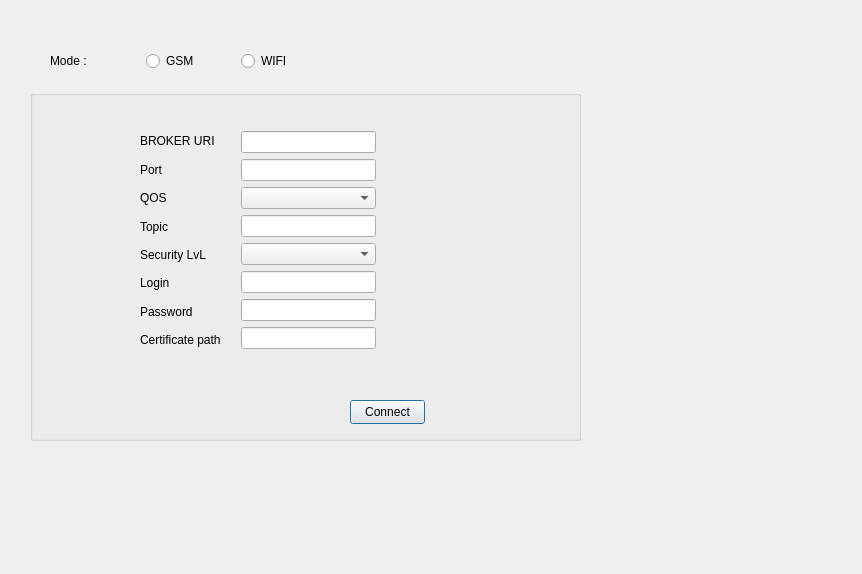
<?xml version="1.0" encoding="UTF-8"?>
<ui version="4.0">
 <class>DialogT</class>
 <widget class="QDialog" name="DialogT">
  <property name="geometry">
   <rect>
    <x>0</x>
    <y>0</y>
    <width>862</width>
    <height>574</height>
   </rect>
  </property>
  <property name="windowTitle">
   <string>Dialog</string>
  </property>
  <widget class="QGroupBox" name="groupBox">
   <property name="geometry">
    <rect>
     <x>30</x>
     <y>90</y>
     <width>551</width>
     <height>351</height>
    </rect>
   </property>
   <property name="title">
    <string/>
   </property>
   <widget class="QPushButton" name="Connection">
    <property name="enabled">
     <bool>true</bool>
    </property>
    <property name="geometry">
     <rect>
      <x>320</x>
      <y>310</y>
      <width>75</width>
      <height>24</height>
     </rect>
    </property>
    <property name="sizePolicy">
     <sizepolicy hsizetype="Minimum" vsizetype="Minimum">
      <horstretch>0</horstretch>
      <verstretch>0</verstretch>
     </sizepolicy>
    </property>
    <property name="text">
     <string>Connect</string>
    </property>
   </widget>
   <widget class="QWidget" name="layoutWidget">
    <property name="geometry">
     <rect>
      <x>110</x>
      <y>40</y>
      <width>83</width>
      <height>221</height>
     </rect>
    </property>
    <layout class="QVBoxLayout" name="verticalLayout">
     <item>
      <widget class="QLabel" name="label">
       <property name="text">
        <string>BROKER URI</string>
       </property>
      </widget>
     </item>
     <item>
      <widget class="QLabel" name="label_2">
       <property name="text">
        <string>Port</string>
       </property>
      </widget>
     </item>
     <item>
      <widget class="QLabel" name="label_3">
       <property name="text">
        <string>QOS</string>
       </property>
      </widget>
     </item>
     <item>
      <widget class="QLabel" name="label_4">
       <property name="text">
        <string>Topic</string>
       </property>
      </widget>
     </item>
     <item>
      <widget class="QLabel" name="label_5">
       <property name="text">
        <string>Security LvL</string>
       </property>
      </widget>
     </item>
     <item>
      <widget class="QLabel" name="label_6">
       <property name="text">
        <string>Login</string>
       </property>
      </widget>
     </item>
     <item>
      <widget class="QLabel" name="label_7">
       <property name="text">
        <string>Password</string>
       </property>
      </widget>
     </item>
     <item>
      <widget class="QLabel" name="label_8">
       <property name="text">
        <string>Certificate path</string>
       </property>
      </widget>
     </item>
    </layout>
   </widget>
   <widget class="QWidget" name="layoutWidget">
    <property name="geometry">
     <rect>
      <x>211</x>
      <y>41</y>
      <width>135</width>
      <height>220</height>
     </rect>
    </property>
    <layout class="QVBoxLayout" name="verticalLayout_2">
     <item>
      <widget class="QLineEdit" name="lineEdit_2"/>
     </item>
     <item>
      <widget class="QLineEdit" name="lineEdit_3"/>
     </item>
     <item>
      <widget class="QComboBox" name="comboBoxQOS"/>
     </item>
     <item>
      <widget class="QLineEdit" name="lineEdit_5"/>
     </item>
     <item>
      <widget class="QComboBox" name="comboBoxSEC"/>
     </item>
     <item>
      <widget class="QLineEdit" name="lineEdit_login"/>
     </item>
     <item>
      <widget class="QLineEdit" name="lineEdit_pass">
       <property name="text">
        <string/>
       </property>
       <property name="echoMode">
        <enum>QLineEdit::Password</enum>
       </property>
      </widget>
     </item>
     <item>
      <widget class="QLineEdit" name="lineEdit_certif"/>
     </item>
    </layout>
   </widget>
  </widget>
  <widget class="QWidget" name="layoutWidget">
   <property name="geometry">
    <rect>
     <x>50</x>
     <y>50</y>
     <width>281</width>
     <height>22</height>
    </rect>
   </property>
   <layout class="QHBoxLayout" name="horizontalLayout">
    <item>
     <widget class="QLabel" name="label_9">
      <property name="text">
       <string>Mode :</string>
      </property>
     </widget>
    </item>
    <item>
     <widget class="QRadioButton" name="GSMBtn_2">
      <property name="text">
       <string>GSM</string>
      </property>
     </widget>
    </item>
    <item>
     <widget class="QRadioButton" name="WIFIBtn_2">
      <property name="text">
       <string>WIFI</string>
      </property>
     </widget>
    </item>
   </layout>
  </widget>
 </widget>
 <resources/>
 <connections/>
</ui>
